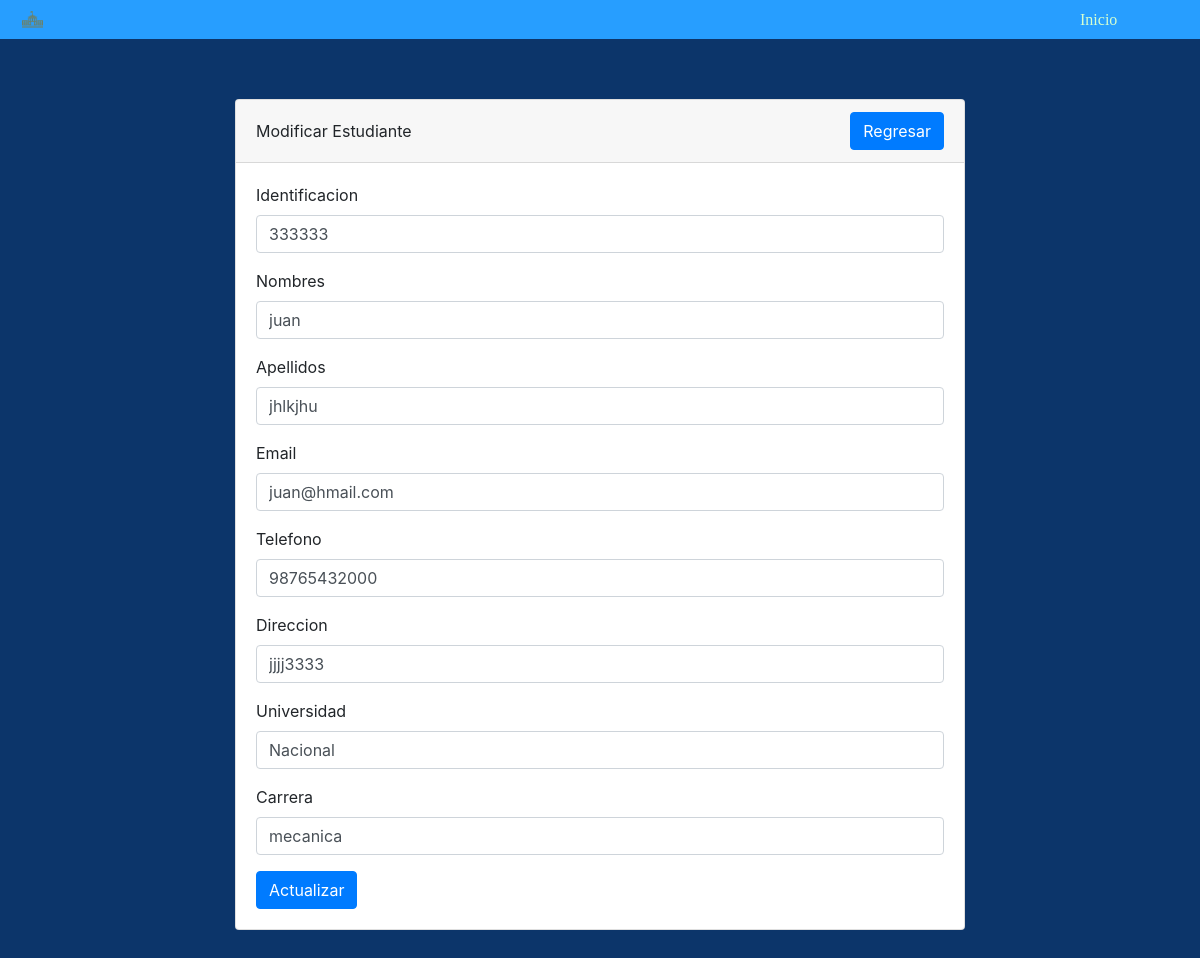
/modulos/estudiantes/editEstudiante.php?id=8, run on the app's committed database.
### tables this page shows
CREATE TABLE `estudiantes` (
  `id` int(10) NOT NULL,
  `identificacion` int(11) DEFAULT NULL,
  `nombres` varchar(255) DEFAULT NULL,
  `apellidos` varchar(255) DEFAULT NULL,
  `email` varchar(255) DEFAULT NULL,
  `telefono` varchar(15) DEFAULT NULL,
  `direccion` varchar(255) NOT NULL,
  `universidad` varchar(255) NOT NULL,
  `carrera` varchar(255) NOT NULL
);

### config/DBConect.php (called while the page is built, shortened)
<?php
    class Database {
        private static $dns = "mysql:host=localhost;dbname=colegio";
        private static $user = "root";
        private static $pass = "";
        private static $instance;
        public function __construct ()
        {
            $this->db = new PDO(self::$dns,self::$user,self::$pass);
        }
        public static function getInstance()
        {
            if(!isset(self::$instance))
            {
                self::$instance=new $object;
            }
            return self::$instance;
        }
        public function editEstudiante($id) {
            $conexion = Database::getInstance();
            $sql="SELECT id,nombres,apellidos,email,telefono,identificacion,direccion, universidad, carrera from estudiantes where id=:id";
            $result = $conexion->db->prepare($sql);
            $params = array("id" => $id);
            $result->execute($params);
            return $result;
        }
    }
?>

### modulos/estudiantes/editEstudiante.php (the view, shortened to what this page needs)
<?php
    include_once("../../config/DBConect.php");
    $id = $_GET['id'];
    $conexion = new Database;
    $result = $conexion->editEstudiante($id);
    $estud_id = $estud_identificacion = "";
    foreach($result->fetchAll(PDO::FETCH_OBJ) as $r){
        $estud_identificacion = $r->identificacion;
        $estud_nombres        = $r->nombres;
        $estud_apellidos      = $r->apellidos;
        $estud_email          = $r->email;
        $estud_telefono       = $r->telefono;
        $estud_direccion      = $r->direccion;
        $estud_universidad    = $r->universidad;
        $estud_carrera        = $r->carrera;
    }
?>
<!DOCTYPE html>
<html lang="en">
<head>
    <link rel="stylesheet" type="text/css" href="../../css/estilos.css">
    <link rel="stylesheet" type="text/css" href="../../css/menu.css">
    <link href="../../bootstrap/css/bootstrap.min.css" rel="stylesheet" type="text/css">
    <link href="../../css/style.css" rel="stylesheet" type="text/css">
</head>
<body>
    <nav>
        <ul class="menu">
            <li class="logo">
                <a href="#">
                    <img src="../../img/u.png">
                </a>
            </li>
            <li>
                <a href="<?= ROOT ?>index.php">
                    Inicio
                </a>
            </li>
        </ul>
    </nav>
    <div class="container">
        <div class="row justify-content-center">
            <div class="col-sm-8 col-xl-8">
                <div class="card">
                    <div class="card-header d-flex justify-content-between align-items-center">
                        Modificar Estudiante
                        <a href="<?= ROOT ?>modulos/estudiantes/estudiantes.php" class="btn btn-primary">Regresar</a>
                    </div>
                    <div class="card-body">
                        <form action="update.php" method="POST" name="forrol">
                            <div class="form-group">
                                <label for="identificacion">Identificacion</label>
                                <input type="text" class="form-control" id="identificacion" name="identificacion" value="<?= $estud_identificacion ?>" required>
                            </div>
                            <div class="form-group">
                                <label for="nombres">Nombres</label>
                                <input type="text" class="form-control" id="nombres" name="nombres" value="<?= $estud_nombres ?>" required>
                            </div>
                            <div class="form-group">
                                <label for="apellidos">Apellidos</label>
                                <input type="text" class="form-control" id="apellidos" name="apellidos" value="<?= $estud_apellidos ?>" required>
                            </div>
                            <div class="form-group">
                                <label for="email">Email</label>
                                <input type="text" class="form-control" id="email" name="email" value="<?= $estud_email ?>" required>
                            </div>
                            <div class="form-group">
                                <label for="telefono">Telefono</label>
                                <input type="text" class="form-control" id="telefono" name="telefono" value="<?= $estud_telefono ?>" required>
                            </div>
                            <div class="form-group">
                                <label for="direccion">Direccion</label>
                                <input type="text" class="form-control" id="direccion" name="direccion" value="<?= $estud_direccion ?>" required>
                            </div>
                            <div class="form-group">
                                <label for="universidad">Universidad</label>
                                <input type="text" class="form-control" id="universidad" name="universidad" value="<?= $estud_universidad ?>" required>
                            </div>
                            <div class="form-group">
                                <label for="carrera">Carrera</label>
                                <input type="text" class="form-control" id="carrera" name="carrera" value="<?= $estud_carrera ?>" required>
                            </div>
                            <button type="submit" class="btn btn-primary">Actualizar</button>
                        </form>
                    </div>
                </div>
            </div>
        </div>
</body>
</html>

### css/estilos.css (style rules this page uses)
* { margin: 0px; padding: 0px; }
.container { margin: 4%; }

### css/menu.css (style rules this page uses)
nav { background-color: #279EFF; color:white; }
.menu { display: flex; align-items: center; }
.menu li { width: 10%; list-style: none; }
.menu a { color: #D5FFD0; font-family: Cambria, Cochin, Georgia, Times, 'Times New Roman', serif; text-decoration: none; }
.logo { flex-grow: 3; }
.logo img { width: 6%; padding: 1% 2% 1% 2%; }

### css/style.css (style rules this page uses)
.container { margin-top: 5%; margin-bottom: 5%; }
body { background-color: #0C356A; }

### data on the page
estudiantes: identificacion "333333", nombres "juan", apellidos "jhlkjhu", email "juan@hmail.com", telefono "98765432000", direccion "jjjj3333", universidad "Nacional", carrera "mecanica"
